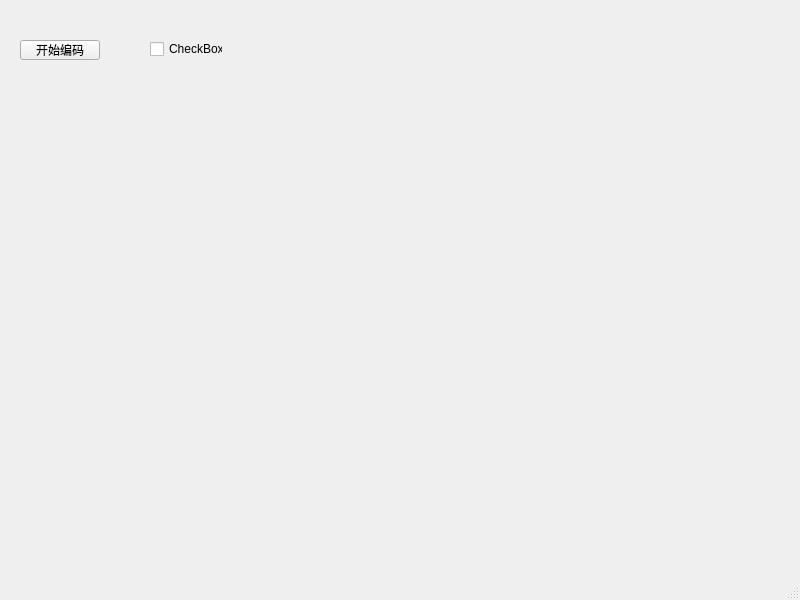
<?xml version="1.0" encoding="UTF-8"?>
<ui version="4.0">
 <class>MainWindow</class>
 <widget class="QMainWindow" name="MainWindow">
  <property name="geometry">
   <rect>
    <x>0</x>
    <y>0</y>
    <width>800</width>
    <height>600</height>
   </rect>
  </property>
  <property name="windowTitle">
   <string>MainWindow</string>
  </property>
  <widget class="QWidget" name="centralwidget">
   <widget class="QPushButton" name="audioButton">
    <property name="geometry">
     <rect>
      <x>20</x>
      <y>40</y>
      <width>80</width>
      <height>20</height>
     </rect>
    </property>
    <property name="text">
     <string>开始编码</string>
    </property>
   </widget>
   <widget class="QCheckBox" name="checkBox">
    <property name="geometry">
     <rect>
      <x>150</x>
      <y>40</y>
      <width>73</width>
      <height>18</height>
     </rect>
    </property>
    <property name="text">
     <string>CheckBox</string>
    </property>
   </widget>
  </widget>
  <widget class="QMenuBar" name="menubar">
   <property name="geometry">
    <rect>
     <x>0</x>
     <y>0</y>
     <width>800</width>
     <height>21</height>
    </rect>
   </property>
  </widget>
  <widget class="QStatusBar" name="statusbar"/>
 </widget>
 <resources/>
 <connections/>
</ui>
